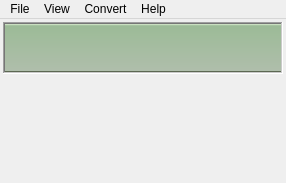
<?xml version="1.0" encoding="UTF-8"?>
<ui version="4.0">
 <class>MainWindow</class>
 <widget class="QMainWindow" name="MainWindow">
  <property name="geometry">
   <rect>
    <x>0</x>
    <y>0</y>
    <width>286</width>
    <height>183</height>
   </rect>
  </property>
  <property name="windowTitle">
   <string>Calculator</string>
  </property>
  <widget class="QWidget" name="centralwidget">
   <layout class="QVBoxLayout" name="verticalLayout_2" stretch="0,1">
    <property name="spacing">
     <number>0</number>
    </property>
    <property name="leftMargin">
     <number>0</number>
    </property>
    <property name="topMargin">
     <number>0</number>
    </property>
    <property name="rightMargin">
     <number>0</number>
    </property>
    <property name="bottomMargin">
     <number>0</number>
    </property>
    <item>
     <widget class="QWidget" name="widget_19" native="true">
      <property name="sizePolicy">
       <sizepolicy hsizetype="MinimumExpanding" vsizetype="Minimum">
        <horstretch>0</horstretch>
        <verstretch>0</verstretch>
       </sizepolicy>
      </property>
      <layout class="QVBoxLayout" name="verticalLayout_3">
       <property name="spacing">
        <number>0</number>
       </property>
       <property name="leftMargin">
        <number>3</number>
       </property>
       <property name="topMargin">
        <number>3</number>
       </property>
       <property name="rightMargin">
        <number>3</number>
       </property>
       <property name="bottomMargin">
        <number>3</number>
       </property>
       <item>
        <widget class="QFrame" name="frame">
         <property name="sizePolicy">
          <sizepolicy hsizetype="Preferred" vsizetype="Preferred">
           <horstretch>0</horstretch>
           <verstretch>0</verstretch>
          </sizepolicy>
         </property>
         <property name="autoFillBackground">
          <bool>false</bool>
         </property>
         <property name="styleSheet">
          <string notr="true">background-color: qlineargradient(spread:pad, x1:0, y1:1, x2:0, y2:0, stop:0 rgba(42, 53, 28, 255), stop:0.0299625 rgba(175, 190, 171, 255), stop:0.962547 rgba(156, 187, 151, 255), stop:1 rgba(220, 239, 210, 255));
color: &quot;#3f3f3f&quot;;</string>
         </property>
         <property name="frameShape">
          <enum>QFrame::WinPanel</enum>
         </property>
         <property name="frameShadow">
          <enum>QFrame::Sunken</enum>
         </property>
         <property name="lineWidth">
          <number>6</number>
         </property>
         <property name="midLineWidth">
          <number>4</number>
         </property>
         <layout class="QVBoxLayout" name="verticalLayout_4">
          <property name="spacing">
           <number>0</number>
          </property>
          <property name="leftMargin">
           <number>0</number>
          </property>
          <property name="topMargin">
           <number>0</number>
          </property>
          <property name="rightMargin">
           <number>0</number>
          </property>
          <property name="bottomMargin">
           <number>0</number>
          </property>
          <item>
           <widget class="QLineEdit" name="display">
            <property name="sizePolicy">
             <sizepolicy hsizetype="Expanding" vsizetype="MinimumExpanding">
              <horstretch>0</horstretch>
              <verstretch>0</verstretch>
             </sizepolicy>
            </property>
            <property name="minimumSize">
             <size>
              <width>0</width>
              <height>48</height>
             </size>
            </property>
            <property name="maximumSize">
             <size>
              <width>16777215</width>
              <height>48</height>
             </size>
            </property>
            <property name="font">
             <font>
              <family>Nimbus Mono PS</family>
              <pointsize>20</pointsize>
             </font>
            </property>
            <property name="autoFillBackground">
             <bool>false</bool>
            </property>
            <property name="frame">
             <bool>false</bool>
            </property>
           </widget>
          </item>
         </layout>
        </widget>
       </item>
      </layout>
     </widget>
    </item>
    <item>
     <widget class="QStackedWidget" name="stacked_widget">
      <property name="sizePolicy">
       <sizepolicy hsizetype="MinimumExpanding" vsizetype="MinimumExpanding">
        <horstretch>0</horstretch>
        <verstretch>0</verstretch>
       </sizepolicy>
      </property>
      <property name="lineWidth">
       <number>1</number>
      </property>
      <property name="currentIndex">
       <number>1</number>
      </property>
      <widget class="QWidget" name="basic">
       <property name="sizePolicy">
        <sizepolicy hsizetype="MinimumExpanding" vsizetype="MinimumExpanding">
         <horstretch>0</horstretch>
         <verstretch>0</verstretch>
        </sizepolicy>
       </property>
       <layout class="QVBoxLayout" name="verticalLayout">
        <property name="spacing">
         <number>0</number>
        </property>
        <property name="leftMargin">
         <number>0</number>
        </property>
        <property name="topMargin">
         <number>0</number>
        </property>
        <property name="rightMargin">
         <number>0</number>
        </property>
        <property name="bottomMargin">
         <number>0</number>
        </property>
        <item>
         <layout class="QGridLayout" name="basic_buttons_layout">
          <property name="leftMargin">
           <number>3</number>
          </property>
          <property name="topMargin">
           <number>0</number>
          </property>
          <property name="rightMargin">
           <number>3</number>
          </property>
          <property name="bottomMargin">
           <number>3</number>
          </property>
          <property name="spacing">
           <number>3</number>
          </property>
         </layout>
        </item>
       </layout>
      </widget>
      <widget class="QWidget" name="scientific">
       <layout class="QVBoxLayout" name="verticalLayout_5">
        <property name="spacing">
         <number>0</number>
        </property>
        <property name="leftMargin">
         <number>0</number>
        </property>
        <property name="topMargin">
         <number>0</number>
        </property>
        <property name="rightMargin">
         <number>0</number>
        </property>
        <property name="bottomMargin">
         <number>0</number>
        </property>
        <item>
         <layout class="QGridLayout" name="scientific_buttons_layout">
          <property name="leftMargin">
           <number>3</number>
          </property>
          <property name="rightMargin">
           <number>3</number>
          </property>
          <property name="bottomMargin">
           <number>3</number>
          </property>
          <property name="spacing">
           <number>3</number>
          </property>
         </layout>
        </item>
       </layout>
      </widget>
     </widget>
    </item>
   </layout>
  </widget>
  <widget class="QMenuBar" name="menubar">
   <property name="geometry">
    <rect>
     <x>0</x>
     <y>0</y>
     <width>286</width>
     <height>28</height>
    </rect>
   </property>
   <widget class="QMenu" name="menuFile">
    <property name="title">
     <string>File</string>
    </property>
    <addaction name="actionClose_Calculator_Window"/>
    <addaction name="actionSave_Tape_As"/>
    <addaction name="separator"/>
    <addaction name="actionPage_Setup"/>
    <addaction name="actionPrint_Tape"/>
   </widget>
   <widget class="QMenu" name="menuView">
    <property name="title">
     <string>View</string>
    </property>
    <addaction name="actionView_Basic"/>
    <addaction name="actionView_Scientific"/>
    <addaction name="actionView_Programation"/>
    <addaction name="separator"/>
    <addaction name="actionView_Show_Paper_Tape"/>
    <addaction name="separator"/>
    <addaction name="actionView_RPN"/>
    <addaction name="separator"/>
    <addaction name="actionView_Precision"/>
   </widget>
   <widget class="QMenu" name="menuHelp">
    <property name="title">
     <string>Help</string>
    </property>
    <addaction name="ActionMenuHelpAbout"/>
   </widget>
   <widget class="QMenu" name="menuConvert">
    <property name="title">
     <string>Convert</string>
    </property>
    <addaction name="actionConvert_Recent_Convertions"/>
    <addaction name="separator"/>
    <addaction name="actionConvert_Area"/>
    <addaction name="actionConvert_Currency"/>
    <addaction name="actionConvert_Energy_or_Work"/>
    <addaction name="actionConvert_Temperature"/>
    <addaction name="actionConvert_Length"/>
    <addaction name="actionConvert_Weigths_and_Masses"/>
    <addaction name="actionConvert_Speed"/>
    <addaction name="actionConvert_Pressure"/>
    <addaction name="actionConvert_Power"/>
    <addaction name="actionConvert_Volume"/>
    <addaction name="separator"/>
    <addaction name="actionConvert_Update_currencies_rate"/>
    <addaction name="actionConvert_Last_Update"/>
   </widget>
   <addaction name="menuFile"/>
   <addaction name="menuView"/>
   <addaction name="menuConvert"/>
   <addaction name="menuHelp"/>
  </widget>
  <action name="actionClose_Calculator_Window">
   <property name="text">
    <string>Close</string>
   </property>
   <property name="shortcut">
    <string>Ctrl+W</string>
   </property>
  </action>
  <action name="actionSave_Tape_As">
   <property name="enabled">
    <bool>false</bool>
   </property>
   <property name="text">
    <string>Save Tape As...</string>
   </property>
   <property name="shortcut">
    <string>Ctrl+Shift+S</string>
   </property>
  </action>
  <action name="actionPage_Setup">
   <property name="enabled">
    <bool>false</bool>
   </property>
   <property name="text">
    <string>Page Setup...</string>
   </property>
   <property name="shortcut">
    <string>Ctrl+Shift+P</string>
   </property>
  </action>
  <action name="actionPrint_Tape">
   <property name="enabled">
    <bool>false</bool>
   </property>
   <property name="text">
    <string>Print Tape...</string>
   </property>
   <property name="shortcut">
    <string>Ctrl+P</string>
   </property>
  </action>
  <action name="actionView_Basic">
   <property name="text">
    <string>Basic</string>
   </property>
   <property name="shortcut">
    <string>Ctrl+1</string>
   </property>
  </action>
  <action name="actionView_Scientific">
   <property name="text">
    <string>Scientific</string>
   </property>
   <property name="shortcut">
    <string>Ctrl+2</string>
   </property>
  </action>
  <action name="actionView_Programation">
   <property name="enabled">
    <bool>false</bool>
   </property>
   <property name="text">
    <string>Programmer</string>
   </property>
   <property name="shortcut">
    <string>Ctrl+3</string>
   </property>
  </action>
  <action name="actionView_Show_Paper_Tape">
   <property name="text">
    <string>Show Paper Tape</string>
   </property>
  </action>
  <action name="actionView_RPN">
   <property name="enabled">
    <bool>false</bool>
   </property>
   <property name="text">
    <string>RPN</string>
   </property>
  </action>
  <action name="actionView_Precision">
   <property name="enabled">
    <bool>false</bool>
   </property>
   <property name="text">
    <string>Precision</string>
   </property>
  </action>
  <action name="actionConvert_Recent_Convertions">
   <property name="enabled">
    <bool>false</bool>
   </property>
   <property name="text">
    <string>Recent Conversions</string>
   </property>
  </action>
  <action name="actionConvert_Area">
   <property name="enabled">
    <bool>false</bool>
   </property>
   <property name="text">
    <string>Area...</string>
   </property>
  </action>
  <action name="actionConvert_Currency">
   <property name="enabled">
    <bool>false</bool>
   </property>
   <property name="text">
    <string>Currency...</string>
   </property>
  </action>
  <action name="actionConvert_Energy_or_Work">
   <property name="enabled">
    <bool>false</bool>
   </property>
   <property name="text">
    <string>Energy or Work...</string>
   </property>
  </action>
  <action name="actionConvert_Temperature">
   <property name="enabled">
    <bool>false</bool>
   </property>
   <property name="text">
    <string>Temperature...</string>
   </property>
   <property name="toolTip">
    <string>Temperature</string>
   </property>
  </action>
  <action name="actionConvert_Length">
   <property name="enabled">
    <bool>false</bool>
   </property>
   <property name="text">
    <string>Length...</string>
   </property>
  </action>
  <action name="actionConvert_Weigths_and_Masses">
   <property name="enabled">
    <bool>false</bool>
   </property>
   <property name="text">
    <string>Weigths and Masses...</string>
   </property>
  </action>
  <action name="actionConvert_Speed">
   <property name="enabled">
    <bool>false</bool>
   </property>
   <property name="text">
    <string>Speed...</string>
   </property>
  </action>
  <action name="actionConvert_Pressure">
   <property name="enabled">
    <bool>false</bool>
   </property>
   <property name="text">
    <string>Pressure...</string>
   </property>
  </action>
  <action name="actionConvert_Power">
   <property name="enabled">
    <bool>false</bool>
   </property>
   <property name="text">
    <string>Power...</string>
   </property>
  </action>
  <action name="actionConvert_Volume">
   <property name="enabled">
    <bool>false</bool>
   </property>
   <property name="text">
    <string>Volume...</string>
   </property>
  </action>
  <action name="actionConvert_Update_currencies_rate">
   <property name="enabled">
    <bool>false</bool>
   </property>
   <property name="text">
    <string>Update Currency Exchanges Rates...</string>
   </property>
  </action>
  <action name="actionConvert_Last_Update">
   <property name="enabled">
    <bool>false</bool>
   </property>
   <property name="text">
    <string>Last Update:</string>
   </property>
  </action>
  <action name="ActionMenuHelpAbout">
   <property name="text">
    <string>About</string>
   </property>
  </action>
 </widget>
 <resources/>
 <connections>
  <connection>
   <sender>actionClose_Calculator_Window</sender>
   <signal>triggered()</signal>
   <receiver>MainWindow</receiver>
   <slot>close()</slot>
   <hints>
    <hint type="sourcelabel">
     <x>140</x>
     <y>92</y>
    </hint>
    <hint type="destinationlabel">
     <x>140</x>
     <y>92</y>
    </hint>
   </hints>
  </connection>
 </connections>
</ui>
